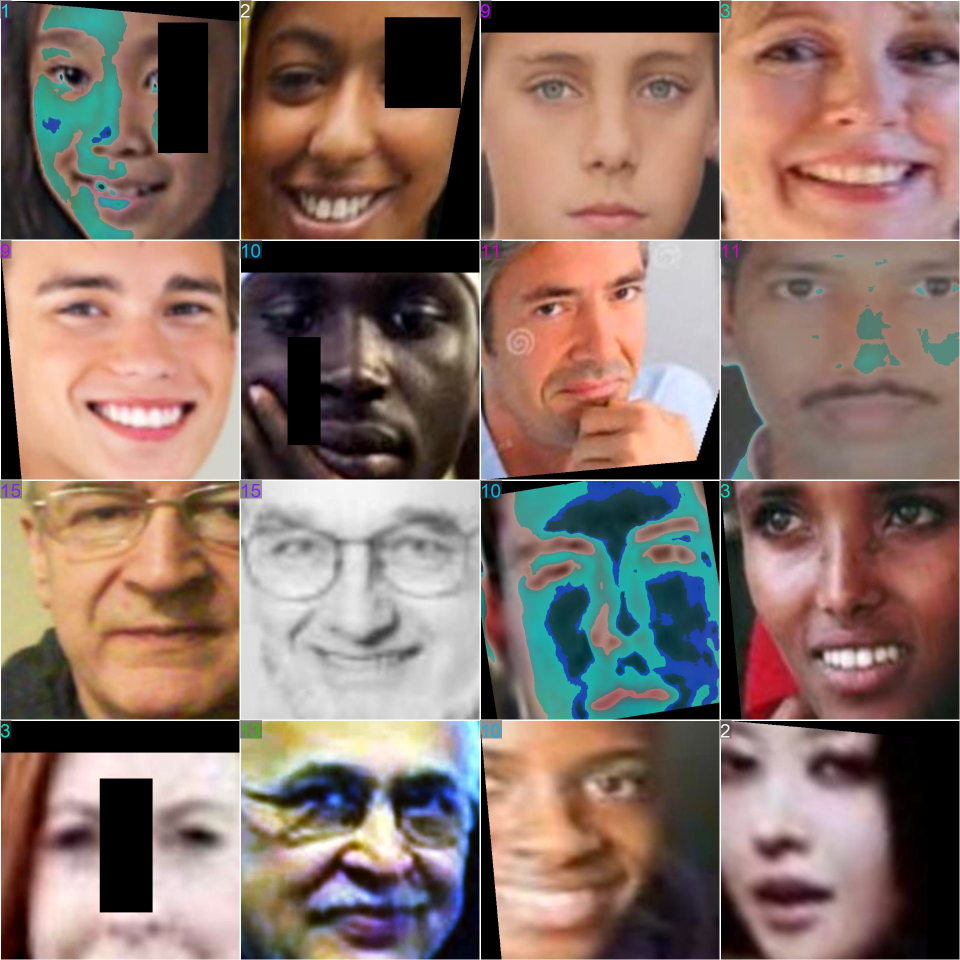
#> input picture y8n_agegender_gender20/train_batch0.jpg, 1920 x 1920 px, given in place of the camera (shown at 1/2 size)
$ python main.py
#> lines starting #> are read from the running program, lines starting #| are printed output that depends on the picture; after the words box and inside, x2 and y2 are one past the last pixel; in counts of white or black regions, pixels touching at a corner belong together
import cv2
import os

# =========================
# Config
# =========================
TARGET_SIZE = (224, 224)  # change if your friend's model uses different size


# =========================
# Preprocessing
# =========================
def preprocess_face(frame, box):
    """
    frame: BGR image from cv2
    box: (x, y, w, h) from Haar Cascade
    returns: face image as float32 array, shape (H, W, 3), values in [0, 1]
    """
    x, y, w, h = box

    # Safety clamp in case box goes outside frame bounds
    h_frame, w_frame, _ = frame.shape
    x = max(0, x)
    y = max(0, y)
    w = min(w, w_frame - x)
    h = min(h, h_frame - y)

    face = frame[y:y + h, x:x + w]       # BGR crop
    if face.size == 0:
        return None  # nothing to process

    # Resize to target
    face = cv2.resize(face, TARGET_SIZE)

    # Convert BGR -> RGB (most DL models expect RGB)
    face = cv2.cvtColor(face, cv2.COLOR_BGR2RGB)

    # Normalize to [0, 1]
    face = face.astype("float32") / 255.0

    return face


# =========================
# Dummy model (replace later)
# =========================
def dummy_predict(face_arr):
    """
    face_arr: (H, W, 3) float32, [0, 1]
    For now, just return fake values.
    Later, replace with real model call.
    """
    _ = face_arr  # Acknowledge parameter (unused in dummy implementation)
    age = 25
    gender = "Male"
    expr = "Happy"
    return age, gender, expr

# =========================
# Main loop
# =========================
def main():
    # 1. Open webcam
    cap = cv2.VideoCapture(0)  # 0 = default camera
    if not cap.isOpened():
        print("Error: Could not open webcam.")
        return

    # 2. Load Haar Cascade for face detection
    # Get script directory
    script_dir = os.path.dirname(os.path.abspath(__file__))
    haar_path = os.path.join(script_dir, "haarcascade_frontalface_default.xml")

    # Load Haar Cascade
    face_cascade = cv2.CascadeClassifier(haar_path)
    if face_cascade.empty():
        print("Error: Could not load Haar Cascade.")
        return

    print("Press 'q' to quit.")

    while True:
        ret, frame = cap.read()
#> frame is the input picture: shape (1920, 1920, 3); mean B, G, R 103.9, 113.1, 136.2
        if not ret:
            print("Error: Could not read frame from webcam.")
            break

        # Optionally resize frame for speed (uncomment if needed)
        # frame = cv2.resize(frame, (640, 480))

        # Convert to grayscale for detection
        gray = cv2.cvtColor(frame, cv2.COLOR_BGR2GRAY)
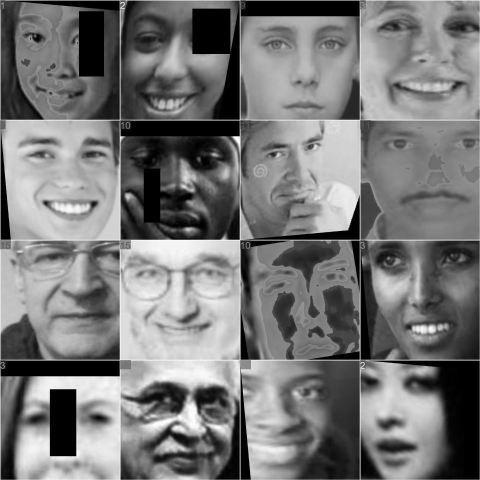
#> gray: shape (1920, 1920) (shown at 1/4 size); min 0, max 255, mean 118.9

        # 3. Detect faces
        faces = face_cascade.detectMultiScale(
            gray,
            scaleFactor=1.3,
            minNeighbors=5,
            minSize=(60, 60)
        )
#> faces = [[1024, 469, 331, 331]]

        # 4. For each face, preprocess + predict + draw
        for (x, y, w, h) in faces:
            # Draw bounding box first
            cv2.rectangle(frame, (x, y), (x + w, y + h), (0, 255, 0), 2)

            # Preprocess face for model
            face_arr = preprocess_face(frame, (x, y, w, h))
            if face_arr is None:
                continue

            # TODO: replace this with real model prediction later
            age, gender, expr = dummy_predict(face_arr)

            # 5. Create label text
            label = f"{age}, {gender}, {expr}"

            # 6. Put label above the box
            text_x, text_y = x, max(0, y - 10)
            cv2.putText(
                frame,
                label,
                (text_x, text_y),
                cv2.FONT_HERSHEY_SIMPLEX,
                0.5,
                (0, 255, 0),
                1,
                cv2.LINE_AA
            )
#> this loop made 1 pass
#> (h_frame in preprocess_face, w_frame in preprocess_face, age, gender) on pass 1: (1920, 1920, 25, 'Male')
#> pass 1, in preprocess_face, `face = frame[y:y + h, x:x + w]`:
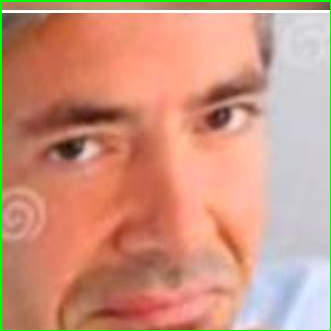
#> face: shape (331, 331, 3); mean B, G, R 128.2, 150.2, 205.3
#> after the loop:
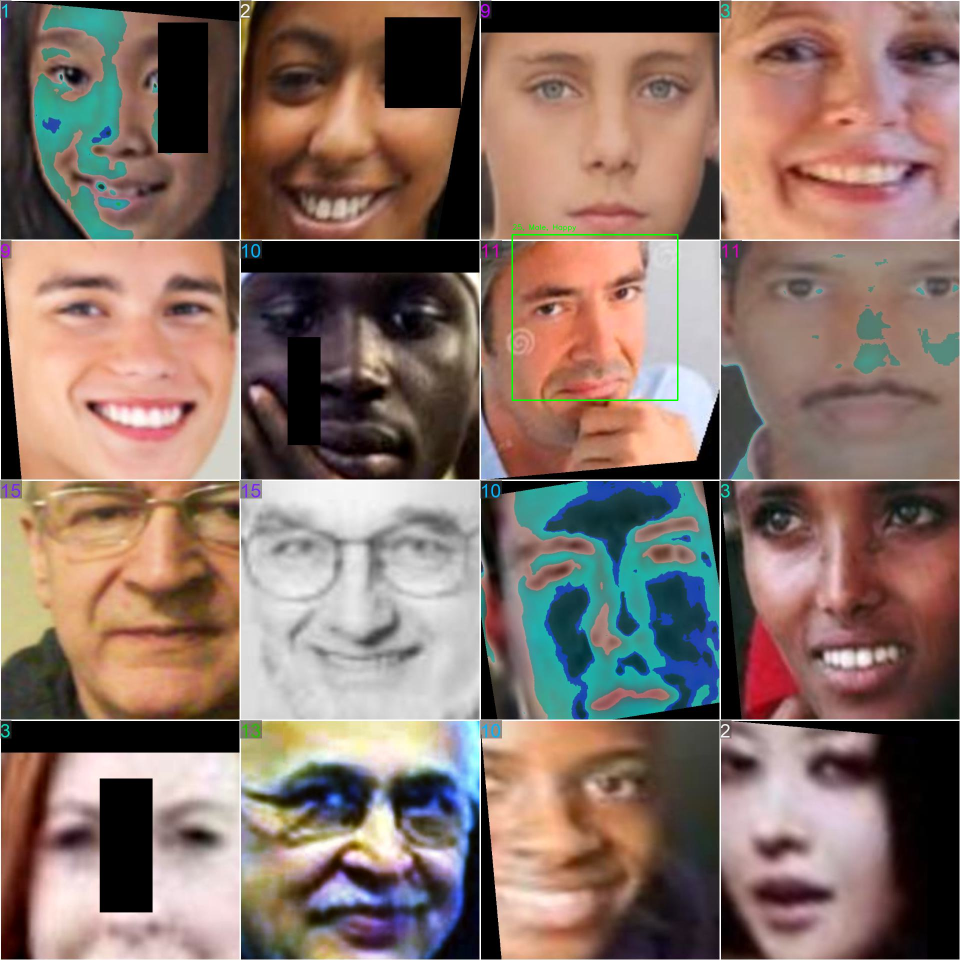
#> frame: shape (1920, 1920, 3) (shown at 1/2 size); 0.13% of pixels changed, all inside (x1, y1, x2, y2) = (1023, 448, 1357, 802)

        # 7. Show result
        cv2.imshow("Live Age/Gender/Expression Demo (Mock)", frame)

        # Exit on 'q'
        if cv2.waitKey(1) & 0xFF == ord("q"):
#> (key q is pressed here)
            break

    cap.release()
    cv2.destroyAllWindows()


if __name__ == "__main__":
    main()

$ run again, on y8n_agegender_gender20/train_batch1.jpg
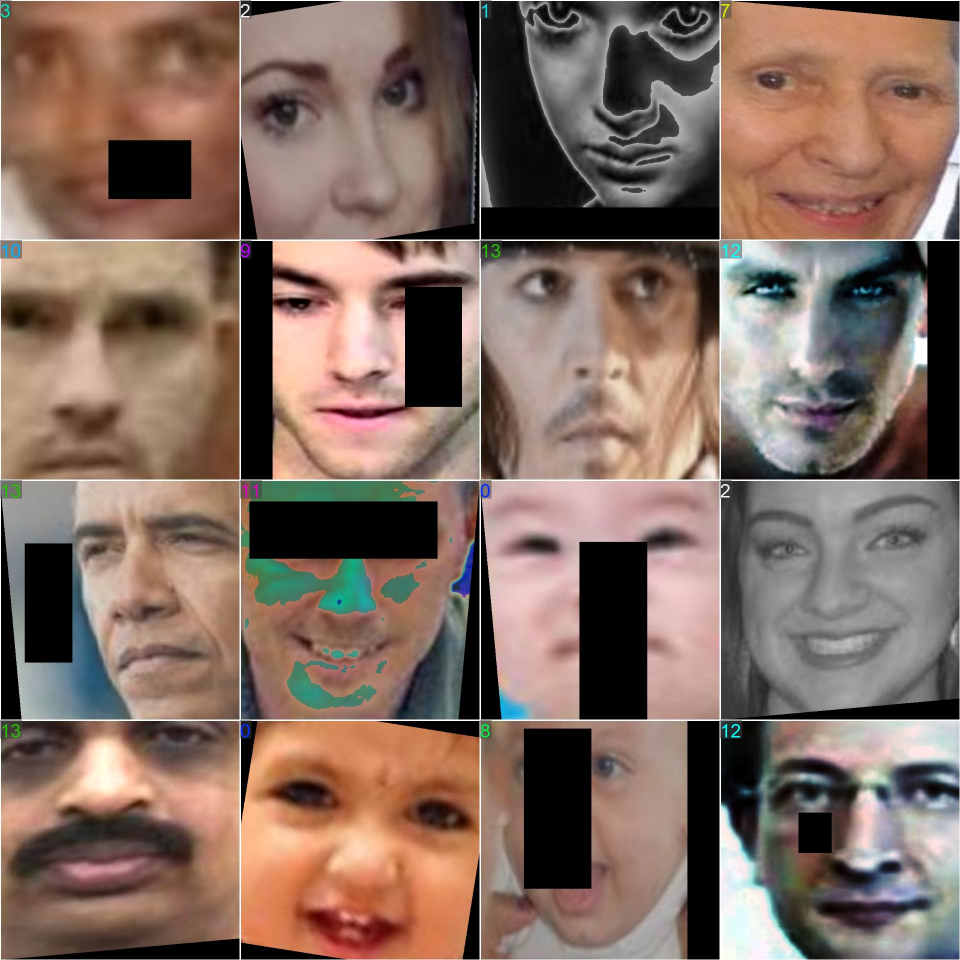
#> input picture y8n_agegender_gender20/train_batch1.jpg, 1920 x 1920 px, given in place of the camera (shown at 1/2 size)
#> in main, frame is the input picture: shape (1920, 1920, 3); mean B, G, R 96.8, 107.8, 130.2
#> faces = [[78, 935, 411, 411], [1368, 395, 500, 500], [1445, 952, 430, 430]]
#> the loop in main, `for (x, y, w, h) in faces:` made 3 passes
#> (text_x, text_y) on passes 1 to 3: (78, 925), (1368, 385), (1445, 942)
#> pass 1, in preprocess_face, `face = frame[y:y + h, x:x + w]`:
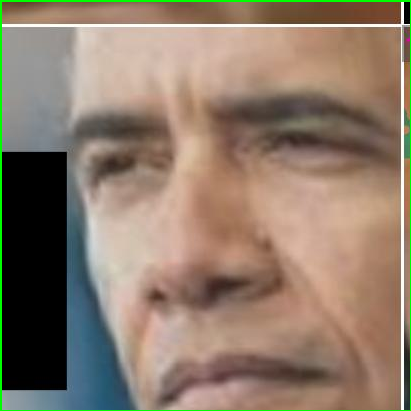
#> face: shape (411, 411, 3); mean B, G, R 107, 123.8, 141.6
#> after the loop in main, `for (x, y, w, h) in faces:`:
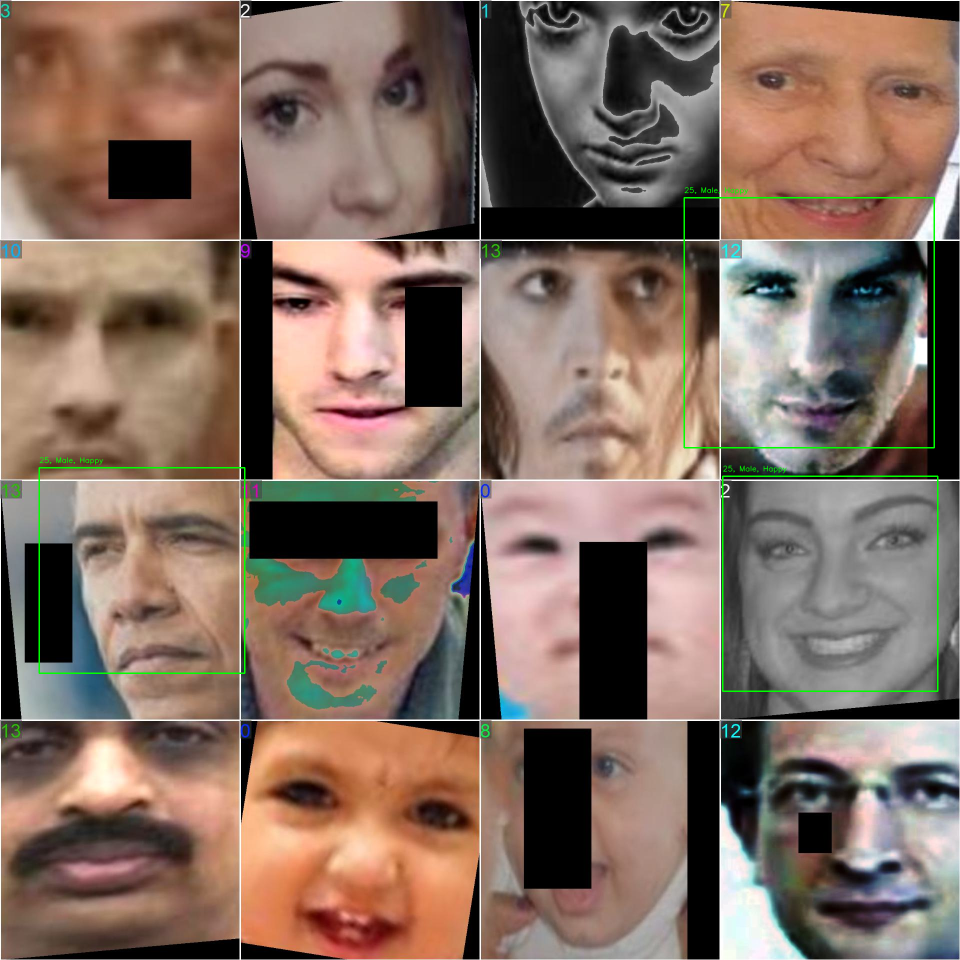
#> frame: shape (1920, 1920, 3) (shown at 1/2 size); 0.5% of pixels changed, all inside (x1, y1, x2, y2) = (77, 374, 1877, 1384)

$ run again, on y8n_agegender_gender20/train_batch2.jpg
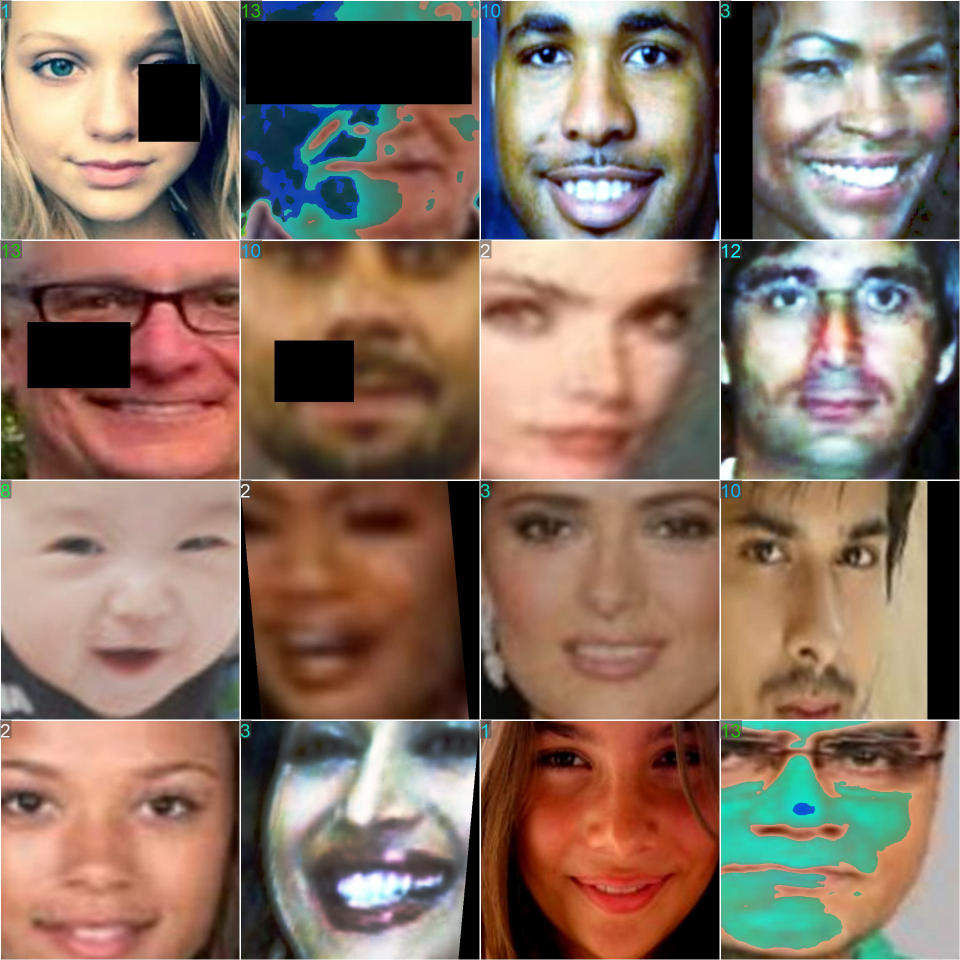
#> input picture y8n_agegender_gender20/train_batch2.jpg, 1920 x 1920 px, given in place of the camera (shown at 1/2 size)
#> in main, frame is the input picture: shape (1920, 1920, 3); mean B, G, R 99, 113.5, 137.3
#> faces = [[452, 1265, 601, 601]]
#> the loop in main, `for (x, y, w, h) in faces:` made 1 pass
#> (h_frame in preprocess_face, w_frame in preprocess_face, age, gender) on pass 1: (1920, 1920, 25, 'Male')
#> pass 1, in preprocess_face, `face = frame[y:y + h, x:x + w]`:
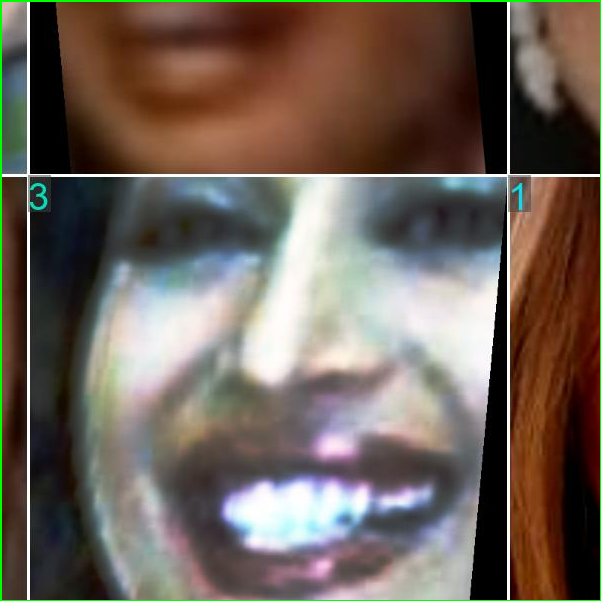
#> face: shape (601, 601, 3); mean B, G, R 88.4, 98.1, 110.2
#> after the loop in main, `for (x, y, w, h) in faces:`:
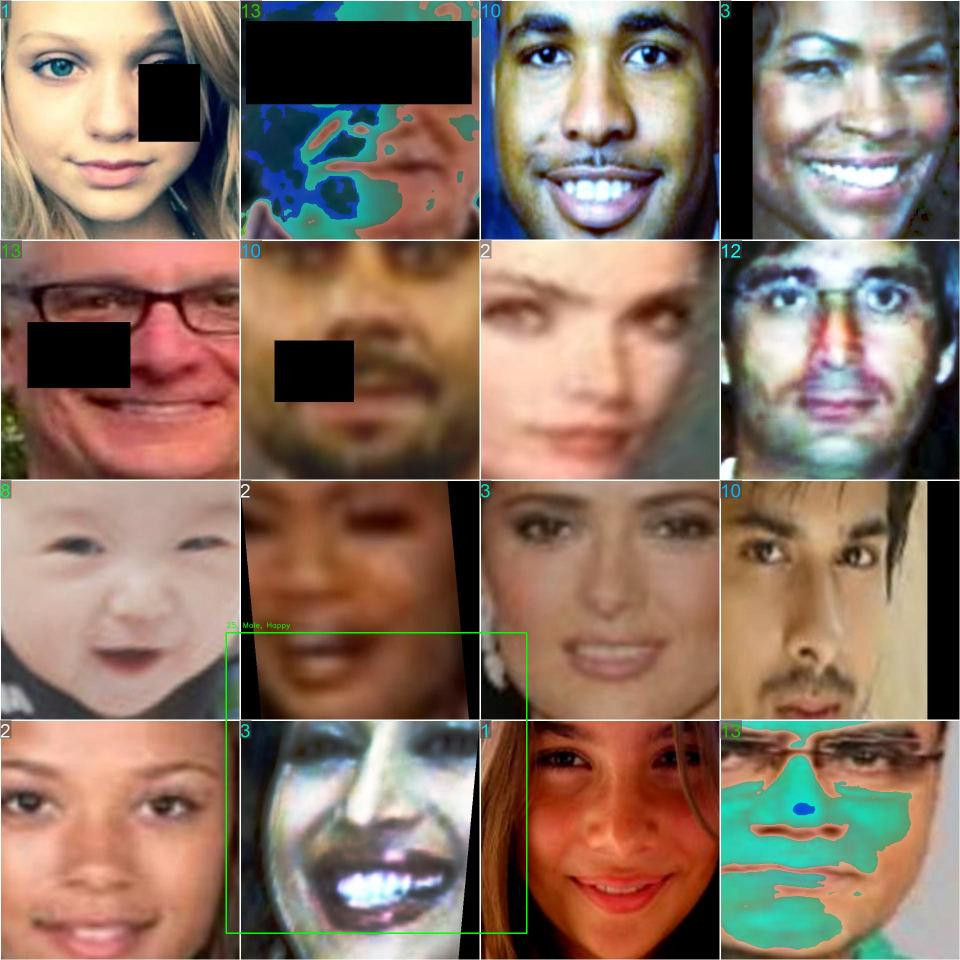
#> frame: shape (1920, 1920, 3) (shown at 1/2 size); 0.22% of pixels changed, all inside (x1, y1, x2, y2) = (451, 1244, 1055, 1868)
